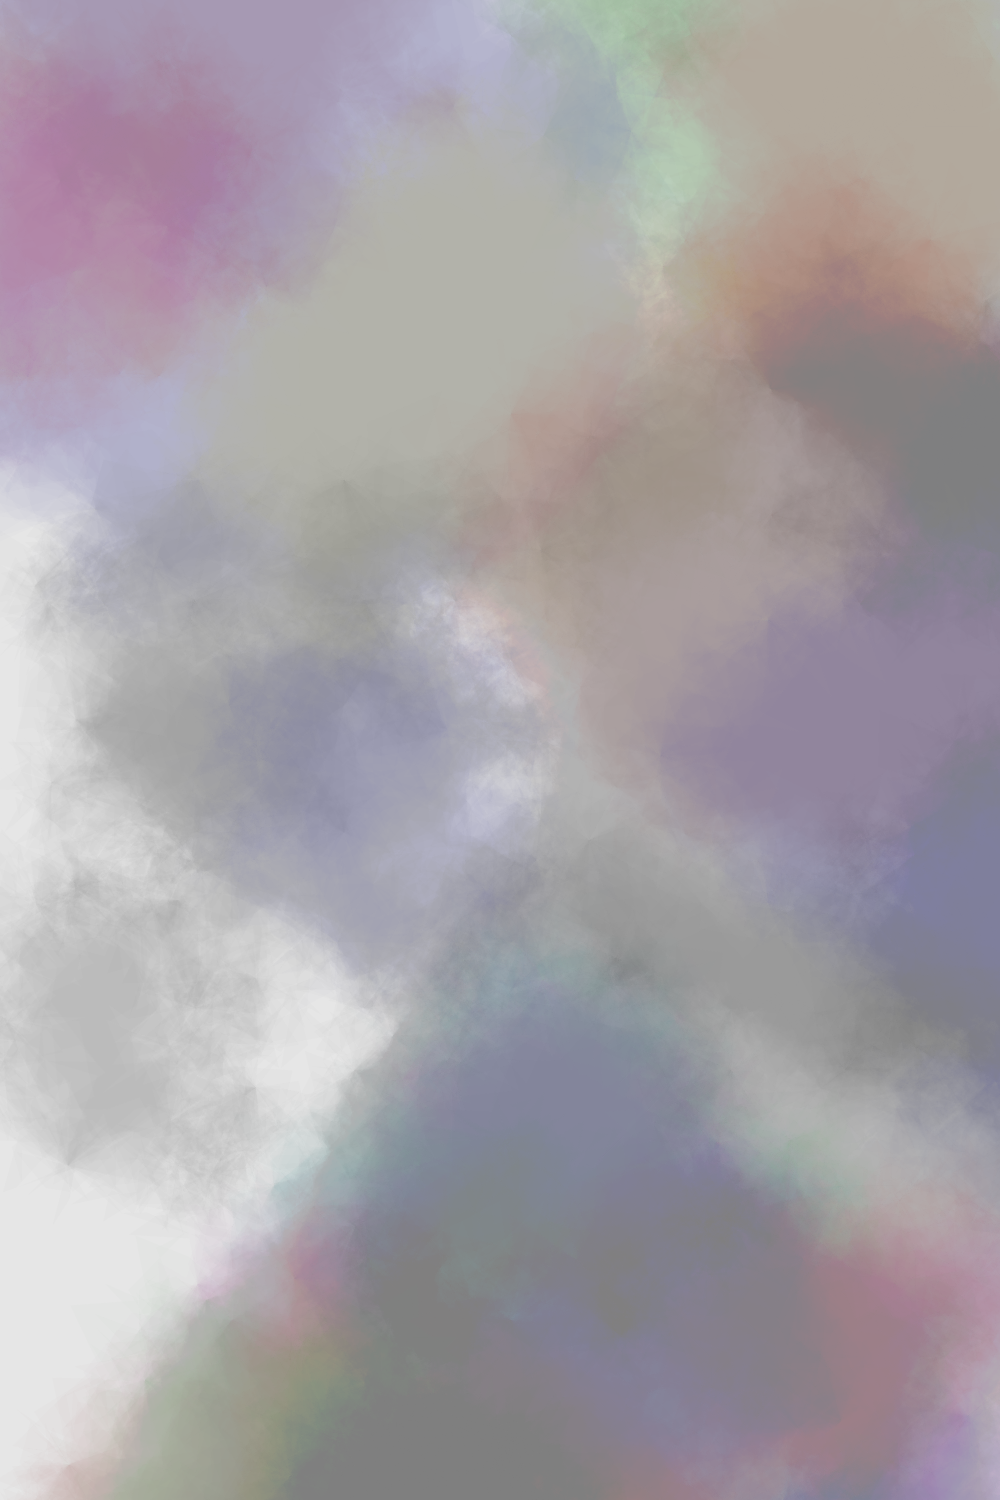

This figure's Python source:
"""
Watercolor with Python
From "Generative Art - Watercolor with Python" YouTube video
https://www.youtube.com/watch?v=5bBkBVnrg2g
"""

import argparse
import copy
import math
import random
import sys
import cairo

float_gen = lambda a, b: random.uniform(a, b)

colors = []
for i in range(15):
    colors.append((float_gen(.4, .75), float_gen(.4, .75), float_gen(.4, .75)))

def octagon(x_orig, y_orig, side):
    x = x_orig
    y = y_orig
    d = side / math.sqrt(2)

    oct = []

    oct.append((x, y))

    x += side
    oct.append((x, y))

    x += d
    y += d
    oct.append((x, y))

    y += side
    oct.append((x, y))

    x -= d
    y += d
    oct.append((x, y))

    x -= side
    oct.append((x, y))

    x -= d
    y -= d
    oct.append((x, y))

    y -= side
    oct.append((x, y))

    x += d
    y -= d
    oct.append((x, y))

    return(oct)

def deform(shape, iterations, variants):
    for i in range(iterations):
        for j in range(len(shape)-1, 0, -1):
            midpoint = ((shape[j-1][0] + shape[j][0])/2 + float_gen(-variants, variants), (shape[j-1][1] + shape[j][1])/2 + float_gen(-variants, variants))
            shape.insert(j, midpoint)

    return(shape)


def main():
    parser = argparse.ArgumentParser()
    parser.add_argument("--width", default=1000, type=int)
    parser.add_argument("--height", default=1500, type=int)
    parser.add_argument("-i", "--initial", default=120, type=int)
    parser.add_argument("-d", "--deviation", default=50, type=int)
    parser.add_argument("-bd", "--basedeforms", default=1, type=int)
    parser.add_argument("-fd", "--finaldeforms", default=3, type=int)
    parser.add_argument("-mins", "--minshapes", default=20, type=int)
    parser.add_argument("-maxs", "--maxshapes", default=25, type=int)
    parser.add_argument("-sa", "--shapealpha", default=.02, type=float)
    args = parser.parse_args()

    width, height, = args.width, args.height
    initial = args.initial
    deviation = args.deviation

    basedeforms = args.basedeforms
    finaldeforms = args.finaldeforms

    minshapes = args.minshapes
    maxshapes = args.maxshapes

    shapealpha = args.shapealpha

    ims = cairo.ImageSurface(cairo.FORMAT_ARGB32, width, height)
    cr = cairo.Context(ims)

    cr.set_source_rgb(.9, .9, .9)
    cr.rectangle(0, 0, width, height)
    cr.fill()

    cr.set_line_width(1)

    for p in range(-int(height*.2), int(height*1.2), 60):
        cr.set_source_rgba(random.choice(colors)[0], random.choice(colors)[1], random.choice(colors)[2], shapealpha)

        shape = octagon(random.randint(-100, width + 100), p, random.randint(100, 300))
        baseshape = deform(shape, basedeforms, initial)
        # Decides number of layers
        for j in range(random.randint(minshapes, maxshapes)):
            tempshape = copy.deepcopy(baseshape)
            layer = deform(tempshape, finaldeforms, deviation)

            for i in range(len(layer)):
                cr.line_to(layer[i][0], layer[i][1])
            cr.fill()
    print("writing to png...")
    ims.write_to_png('watercolor2.png')


if __name__ == "__main__":
    main()
